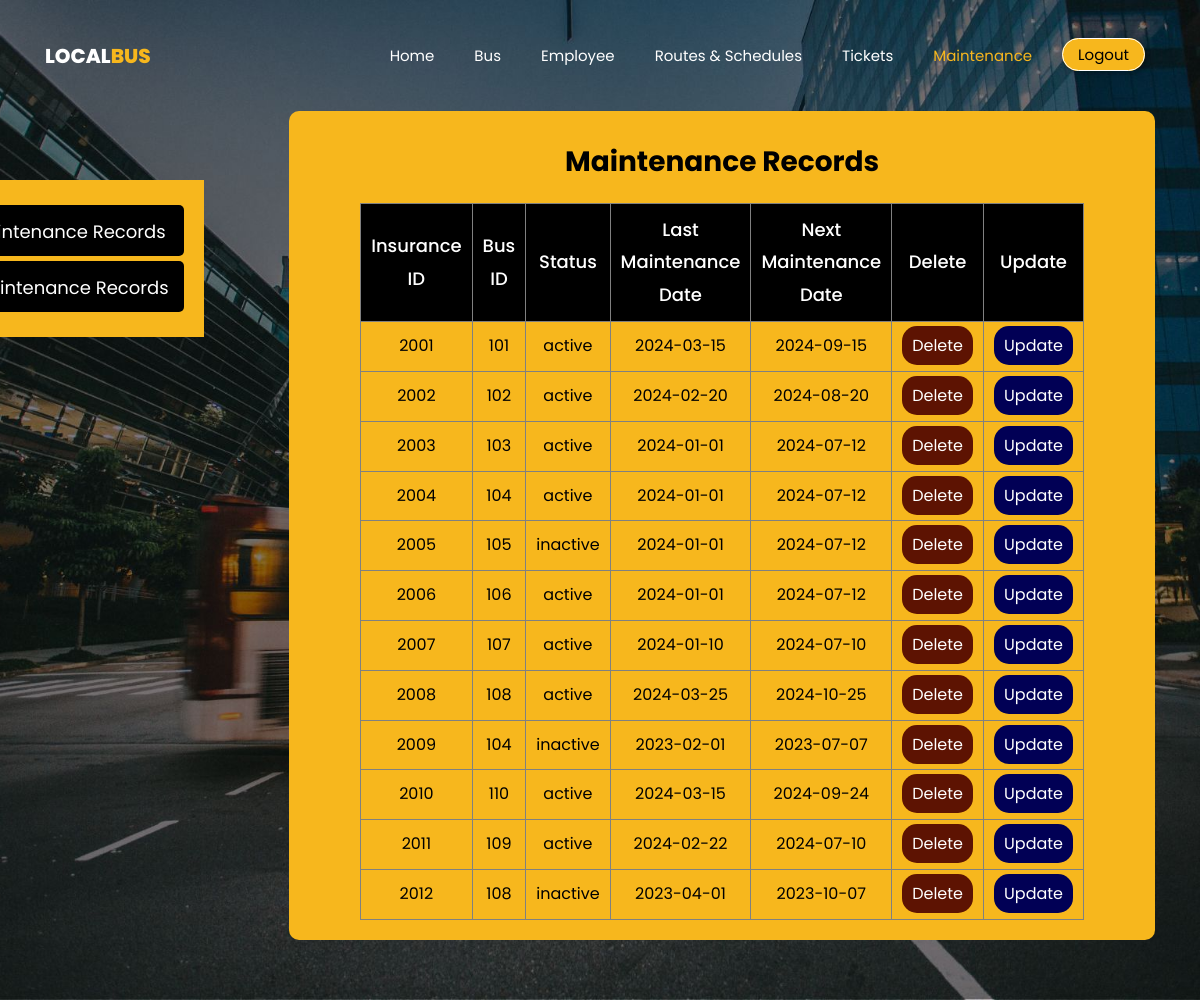
The app's page /view_maintenance.php (signed in) with its own data.
### tables this page shows
CREATE TABLE `maintenance` (
  `insurance_id` int(4) NOT NULL,
  `bus_id` int(4) NOT NULL,
  `status` varchar(20) NOT NULL DEFAULT 'active',
  `last_maintain` date NOT NULL,
  `next_maintain` date NOT NULL
);

### view_maintenance.php (the view, shortened to what this page needs)
<?php
include "connection_details.php";
$sql = "SELECT * FROM maintenance";
$result = mysqli_query($data, $sql);
?>
<!DOCTYPE html>
<html lang="en">
  <head>
    <link rel="stylesheet" href="css/open-iconic-bootstrap.min.css">
    <link rel="stylesheet" href="css/style.css">
    <link rel="stylesheet" href="css/bmscss.css">
    <link rel="stylesheet" href="css/bms-bus.css">
  </head>
  <body>
	  <nav class="navbar navbar-expand-lg navbar-dark ftco_navbar bg-dark ftco-navbar-light" id="ftco-navbar">
	    <div class="container">
	      <a class="navbar-brand" href="index.html">Local<span>Bus</span></a>
				<div class="collapse navbar-collapse" id="ftco-nav">
	        <ul class="navbar-nav ml-auto">
	          <li class="nav-item"><a href="index.php" class="nav-link">Home</a></li>
	          <li class="nav-item"><a href="bus.php" class="nav-link">Bus</a></li>
	          <li class="nav-item"><a href="employee.php" class="nav-link">Employee</a></li>
	          <li class="nav-item"><a href="route.php" class="nav-link">Routes & Schedules</a></li>
	          <li class="nav-item"><a href="ticket.php" class="nav-link">Tickets</a></li>
	          <li class="nav-item active"><a href="maintenance.php" class="nav-link">Maintenance</a></li>
	        </ul>
	      </div>
        <div>
          <a href="login.php" class="bms-login-btn">Logout</a>
         </div>
	    </div>
	  </nav>
    <div class="hero-wrap" style="background-image: url('images/bg_6.jpg');" data-stellar-background-ratio="0.5">
      <div class="container">
        <div class="row no-gutters slider-text justify-content-start align-items-center">
          	<aside>
              <ul class="bus-aside-maintain">
              <li><a href="add_maintenance.php">Add Maintenance Records</a></li>
              <li><a href="view_maintenance.php">View Maintenance Records</a></li>
              </ul>
            </aside>
            <div class="side-text-viewmaintain">
           <h3>Maintenance Records</h3>
           <table border="1.5px">
            <tr>
              <th class="table_th">Insurance ID</th>
              <th class="table_th">Bus ID</th>
              <th class="table_th">Status</th>
              <th class="table_th">Last Maintenance Date</th>
              <th class="table_th">Next Maintenance Date</th>
              <th class="table_th">Delete</th>
              <th class="table_th">Update</th>
            </tr>
            <?php
            while($info = $result -> fetch_assoc()){
            ?>
              <tr>
                <td class="table_td"><?php echo "{$info['insurance_id']}"; ?></td>
                <td class="table_td"><?php echo "{$info['bus_id']}"; ?></td>
                <td class="table_td"><?php echo "{$info['status']}"; ?></td>
                <td class="table_td"><?php echo "{$info['last_maintain']}"; ?></td>
                <td class="table_td"><?php echo "{$info['next_maintain']}"; ?></td>
                <td class="table_td"><?php echo "<a onClick=\"javascript:return confirm('Do you want to delete this record?')\" style='color:white; background-color:#5d1302; padding:8px 10px 8px 10px; border-radius:15px;' href = 'delete_maintain.php?iid={$info['insurance_id']}'>Delete</a>"; ?></td>
                <td class="table_td"><?php echo "<a href='update_maintain.php?iid={$info['insurance_id']}' style='color:white; background-color:#010055; padding:8px 10px 8px 10px; border-radius:15px;'>Update</a>"; ?></td>
            </tr>
            <?php
            }
            ?>
           </table>
          </div>
        </div>
      </div>
    </div>
  </body>
</html>

### css/bmscss.css (style rules this page uses)
.bms-login-btn { background-color:#f7b71d; color: black; border: 1px solid white; border-radius: 25px; font-size: 15px; font-family: "Poppins", sans-serif; text-align: center; cursor: pointer; box-shadow: 2px 2px 4px rgba(0, 0, 0, 0.3); transition: background-color 0.3s, color 0.3s; outline: none; margin: 10px 10px 10px 10px; padding: 5px 15px; }

### css/bms-bus.css (style rules this page uses)
body { font-family: "Poppins", sans-serif; color: green; }
h3 { color: rgb(0, 0, 0); text-align: center; padding-top: 10px; margin-bottom: 20px; font-weight: bold; }
table { width: 80%; margin: auto; text-align: center; }
.table_th { padding: 10px; font-size: 18px; color: white; font-weight: 500; background-color: black; }
.table_td { padding: 10px; color: black; }
.hero-wrap { height : 1000px !important; }
.side-text-viewmaintain { display: flex; flex-direction: column; background-color: #f7b71d; width: 110%; margin: auto; margin-left: 22%; padding: auto; padding: 20px; margin-top: 10%; border-radius: 10px; text-align: center; }
.bus-aside-maintain { background-color: #f7b71d; margin-top: 180px !important; padding: 20px; position: absolute; margin-left: -155px; text-align: center; }
.bus-aside-maintain li { list-style: none; font-size: 20px; padding-bottom: 7.5px; padding-top: 7.5px; border-radius: 5px; background-color: black; padding-left: 15px; padding-right: 15px; margin-top: 5px; margin-bottom: 5px; transition: background-color 0.3s ease; }
.bus-aside-maintain a { color: rgb(255, 255, 255); font-size: 18px; transition: color 0.3s ease; }

### records on screen
maintenance: insurance_id "2001", bus "101", status "active", last_maintain "2024-03-15", next_maintain "2024-09-15"
maintenance: insurance_id "2002", bus "102", status "active", last_maintain "2024-02-20", next_maintain "2024-08-20"
maintenance: insurance_id "2003", bus "103", status "active", last_maintain "2024-01-01", next_maintain "2024-07-12"
maintenance: insurance_id "2004", bus "104", status "active", last_maintain "2024-01-01", next_maintain "2024-07-12"
maintenance: insurance_id "2005", bus "105", status "inactive", last_maintain "2024-01-01", next_maintain "2024-07-12"
maintenance: insurance_id "2006", bus "106", status "active", last_maintain "2024-01-01", next_maintain "2024-07-12"
maintenance: insurance_id "2007", bus "107", status "active", last_maintain "2024-01-10", next_maintain "2024-07-10"
maintenance: insurance_id "2008", bus "108", status "active", last_maintain "2024-03-25", next_maintain "2024-10-25"
maintenance: insurance_id "2009", bus "104", status "inactive", last_maintain "2023-02-01", next_maintain "2023-07-07"
maintenance: insurance_id "2010", bus "110", status "active", last_maintain "2024-03-15", next_maintain "2024-09-24"
maintenance: insurance_id "2011", bus "109", status "active", last_maintain "2024-02-22", next_maintain "2024-07-10"
maintenance: insurance_id "2012", bus "108", status "inactive", last_maintain "2023-04-01", next_maintain "2023-10-07"
